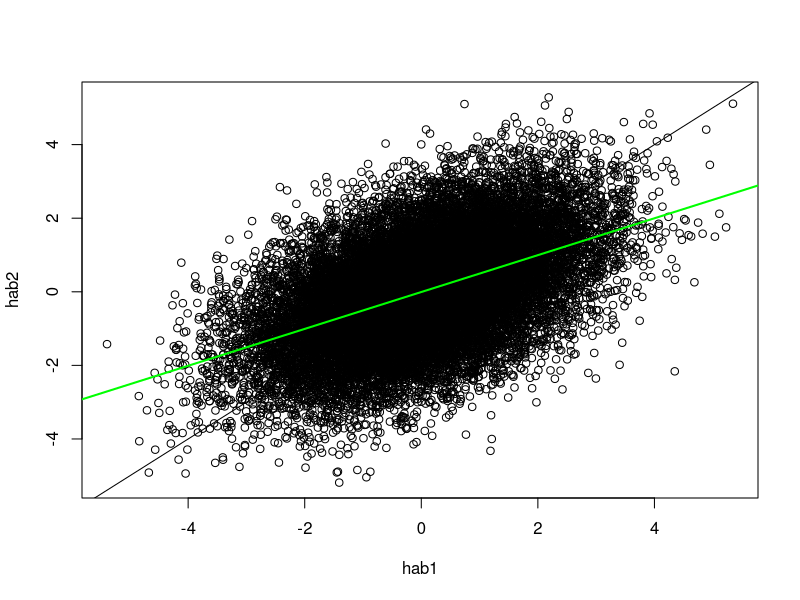

Source code (R):
true <- rnorm(20000, 0, 1) #runif(2000, -2,2)
hab1 <- rnorm(20000, true)
hab2 <- rnorm(20000, true)

lm(hab2 ~ hab1) |> summary()
plot(hab1, hab2)
abline(0,1)
abline(lm(hab2 ~ hab1), col = "green", lwd = 2)

# The amount of correlation present depends on how much variation there is in
# the original data -- the relative difference of scale between the x-axis and
# the error in the two habitats

# How would I test this hypothesis? that a tradeoff exists between two different habitats?
# maybe fit the two as a factor in an anova?

hab_df <- rbind(
  cbind(hab1, 1),
  cbind(hab2, 0)) |>
  as.data.frame()

names(hab_df) <- c("hab", "is_one")

summary(lm(hab~ is_one, data = hab_df))


